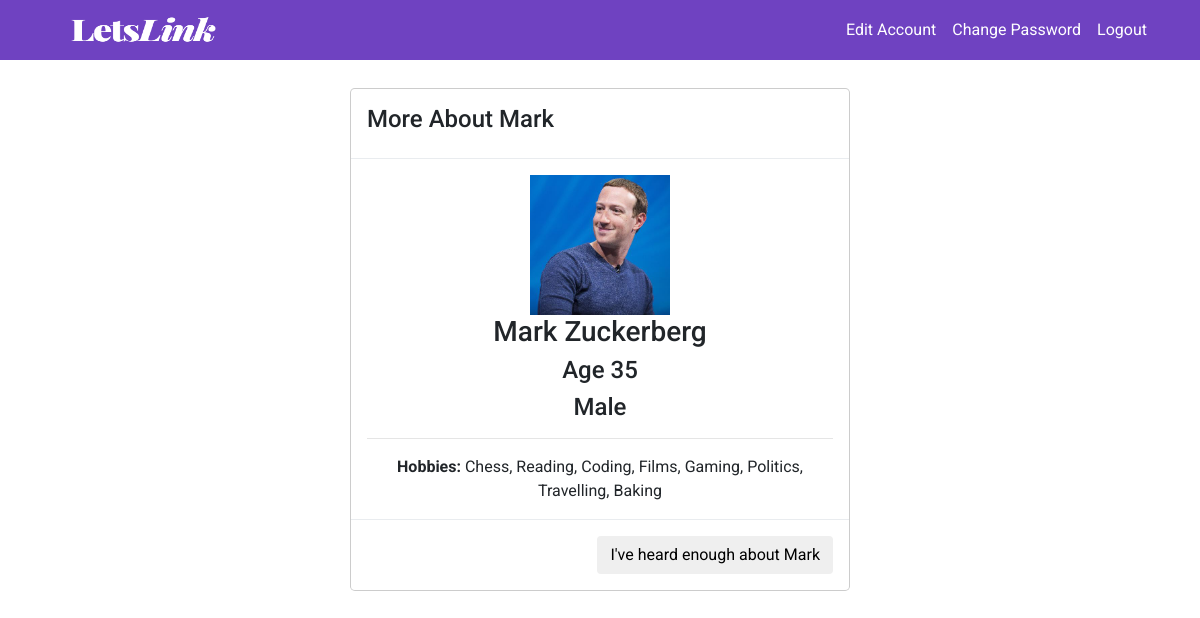
The app's page /mainApp/openProfile/?them=mz (signed in) with its own data.
### mainApp/models.py (models this page shows, shortened)
class UserProfile(User):
    image = models.ImageField(upload_to='images', blank=True)
    genderChoices = (
        ('Male', 'Male'),
        ('Female', 'Female'),
        ('Other', 'Other'),
    )
    gender = models.CharField(max_length=10, choices=genderChoices)
    dob = models.DateField(max_length=8)
    matches = ListTextField(
        base_field=models.CharField(max_length=150),
    )
    likes = ListTextField(
        base_field=models.CharField(max_length=150),
    )
    rejects = ListTextField(
        base_field=models.CharField(max_length=150),
    )

class Hobby(models.Model):
    hobbyName = models.CharField(max_length=100)
    users = models.ManyToManyField(UserProfile)

### mainApp/views.py (the view)
    def check_loggedin(request):
        if 'username' in request.session:
            username = request.session['username']
            user = UserProfile.objects.get(username=username)
            return view(request, user)
        else:
            return render(request,'mainApp/loginError.html')

### mainApp/views.py (called while the page is built)
def loggedin(view):
    def check_loggedin(request):
        if 'username' in request.session:
            username = request.session['username']
            user = UserProfile.objects.get(username=username)
            return view(request, user)
        else:
            return render(request,'mainApp/loginError.html')
    return check_loggedin

def getAge(dob):
    today = datetime.date.today()
    return today.year - dob.year - ((today.month, today.day) < (dob.month, dob.day))

def myHobbyNames(myHobbies):
    myHobbyList = []
    for myhob in myHobbies:
        myHobbyList.append(myhob.hobbyName)
    return myHobbyList

def getUserContext(user):
    context = {
        'username': user.username,
        'first_name': user.first_name,
        'last_name': user.last_name,
        'email': user.email,
        'age': getAge(user.dob),
        'gender': user.gender,
        'image': user.image,
    }
    return context

@loggedin
def openProfile(request, user):
    them = UserProfile.objects.get(username=request.GET['them'])
    theirHobbies = Hobby.objects.filter(users__username=them.username)
    context = getUserContext(them)
    context['theirHobbies'] = myHobbyNames(theirHobbies)
    return render(request, 'mainApp/profile.html', context)

### mainApp/templates/mainApp/profile.html
{% extends "mainApp/base.html" %}
{% block content %}
<div class="modal-dialog">
  <div class="modal-content">
    <div class="modal-header">
      <h4>More About {{first_name}}</h4>
    </div>
    <div class="modal-body">
      <center>
        <img src="/media/{{image}}" name="aboutme" width="140" height="140" border="0" class="img-circle">
        <h3 class="media-heading">{{first_name}} {{last_name}}</h3>
        <h4>Age {{age}}</h4>
        <h4> {{gender}}</h4>
        <hr>
        <span><strong>Hobbies: </strong></span>
        {% for hobby in theirHobbies %}
        <span>{{hobby}}{% if not forloop.last %},
          {% endif %}
        </span>
        {% endfor %}
      </center>
    </div>
    <div class="modal-footer">
      <center>
        <a href="{% url 'homePageOpen' %}"><button type="button" class="btn btn-default" data-dismiss="modal">I've heard enough about {{first_name}}</button></a>
      </center>
    </div>
  </div>
</div>
{% endblock %}

### mainApp/static/mainApp/homePage.css (style rules this page uses)
body { font-family: 'Roboto', sans-serif !important; }

### records on screen
UserProfile: image (picture), gender "Male"
Hobby: theirHobbies "Chess"
Hobby: theirHobbies "Reading"
Hobby: theirHobbies "Coding"
Hobby: theirHobbies "Films"
Hobby: theirHobbies "Gaming"
Hobby: theirHobbies "Politics"
Hobby: theirHobbies "Travelling"
Hobby: theirHobbies "Baking"

### other values on screen
{{ first_name }} "Mark"
{{ last_name }} "Zuckerberg"
{{ age }} "35"
